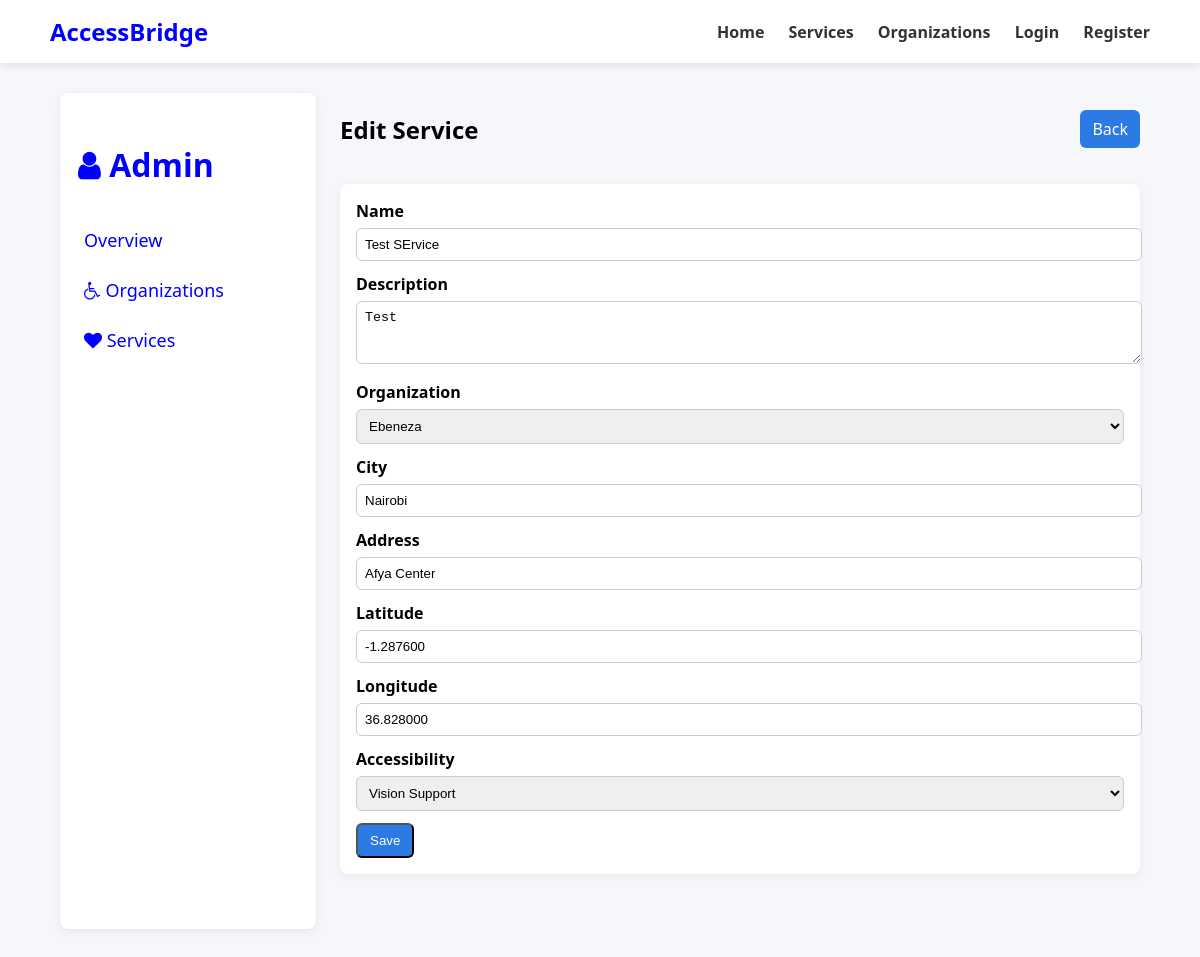
Screenshot of /admin-dashboard/services/4/edit/ with the database file from the repository.
### services/models.py (models this page shows, shortened)
class Service(models.Model):
    ACCESSIBILITY_CHOICES = [
        ('wheelchair', 'Wheelchair Accessible'),
        ('hearing', 'Hearing Support'),
        ('vision', 'Vision Support'),
        ('all', 'All Access'),
    ]
    name = models.CharField(max_length=255)
    description = models.TextField(blank=True)
    organization = models.ForeignKey(Organization, on_delete=models.CASCADE, related_name='services')
    city = models.CharField(max_length=120, blank=True)
    address = models.CharField(max_length=255, blank=True)
    latitude = models.DecimalField(max_digits=9, decimal_places=6, null=True, blank=True)
    longitude = models.DecimalField(max_digits=9, decimal_places=6, null=True, blank=True)
    accessibility = models.CharField(max_length=20, choices=ACCESSIBILITY_CHOICES, default='all')
    created_by = models.ForeignKey(
        settings.AUTH_USER_MODEL,
        on_delete=models.SET_NULL,
        null=True,
        related_name='services_created'
    )
    created_at = models.DateTimeField(auto_now_add=True)

### dashboard/views.py (the view)
# urls.py: path('services/<int:pk>/edit/', views.ServiceUpdateView.as_view(), name='service-edit'),
class ServiceUpdateView(UpdateView):
    model = Service
    form_class = ServiceForm
    template_name = 'dashboard/service_form.html'
    success_url = reverse_lazy('dashboard:service-list')

### dashboard/forms.py
class ServiceForm(forms.ModelForm):
    class Meta:
        model = Service
        fields = ['name', 'description', 'organization', 'city', 'address', 'latitude', 'longitude', 'accessibility']
        widgets = {
            'description': forms.Textarea(attrs={'rows':3}),
        }

### organizations/models.py (called while the page is built)
    def __str__(self):
        return self.name

### dashboard/templates/dashboard/service_form.html (shortened to what this page needs)
{% extends "dashboard/base_dashboard.html" %}
{% block dashboard_content %}
<div class="header-row">
    <h2>{% if object %}Edit Service{% else %}Create Service{% endif %}</h2>
    <a class="btn" href="{% url 'dashboard:service-list' %}">Back</a>
</div>
<form method="post" class="card">
    {% for field in form %}
    <div class="form-row">
        <label>{{ field.label }}</label>
        {{ field }}
    </div>
    {% endfor %}
    <button class="btn" type="submit">Save</button>
</form>
{% endblock %}

### services/templates/base.html (style rules this page uses)
body { font-family: "Segoe UI", sans-serif; background: #f5f7fa; margin: 0; }

### dashboard/templates/dashboard/base_dashboard.html (style rules this page uses)
.header-row { display:flex; justify-content:space-between; align-items:center; margin-bottom:18px; }
.card { background:white; padding:16px; border-radius:8px; box-shadow:0 2px 8px rgba(0,0,0,0.06); }
.btn { padding:8px 12px; background:#2c7be5; color:white; border-radius:6px; text-decoration:none; }
.form-row { margin-bottom:12px; }
.form-row label { display:block; margin-bottom:6px; font-weight:600; }
.form-row input, .form-row textarea, .form-row select { width:100%; padding:8px; border-radius:6px; border:1px solid #ccc; }

### rows the page displays
Service: form "Test SErvice" "Test" "Ebeneza" "Nairobi" "Afya Center" "-1.287600" "36.828000" "Vision Support"

### other values shown
{{ field.label }} "Name" "Description" "Organization" "City" "Address" "Latitude" "Longitude" "Accessibility"
